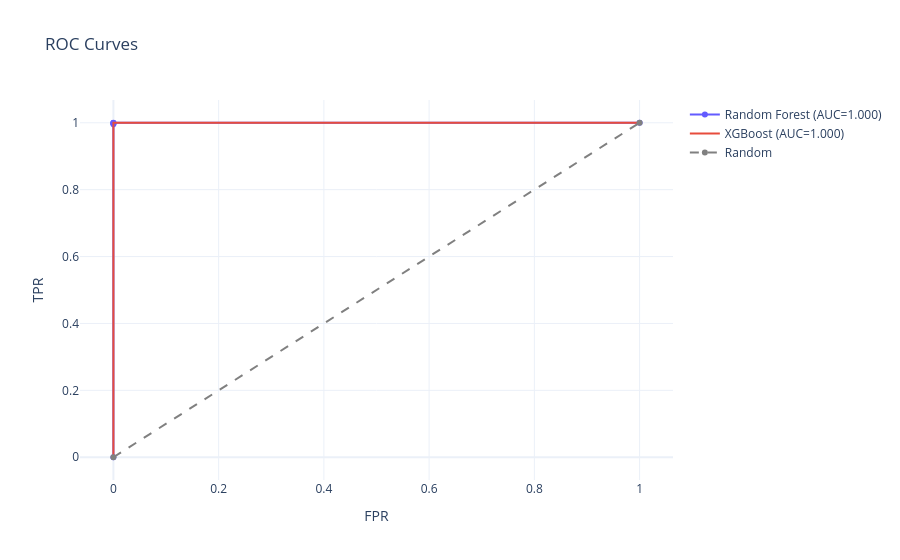

Notebook code cell kept with this figure:
### Code cell
# Plot f: ROC curves
fig = go.Figure()
for name, model, color in [('Random Forest', rf, PRIMARY), ('XGBoost', xgb, RISK)]:
    y_proba = model.predict_proba(X_test)[:,1]
    fpr, tpr, _ = roc_curve(y_test, y_proba)
    auc = roc_auc_score(y_test, y_proba)
    fig.add_trace(go.Scatter(x=fpr, y=tpr, name=f"{name} (AUC={auc:.3f})", line=dict(color=color)))
fig.add_trace(go.Scatter(x=[0,1], y=[0,1], name='Random', line=dict(dash='dash', color='gray')))
fig.update_layout(title='ROC Curves', xaxis_title='FPR', yaxis_title='TPR', template=TEMPLATE)
fig.show()

### Figure 1 — Plotly figure (JSON) as saved in the notebook; plotly's stock layout.template omitted (floating-point values rounded to 4 significant figures; data arrays with more than 128 entries replaced by an {"elided": "..."} marker saying what was removed)
{"data": [{"line": {"color": "#635BFF"}, "name": "Random Forest (AUC=1.000)", "type": "scatter", "x": [0.0, 0.0, 0.0, 0.0, 0.0, 1.0], "y": [0.0, 0.9954, 0.9985, 0.9995, 1.0, 1.0]}, {"line": {"color": "#E74C3C"}, "name": "XGBoost (AUC=1.000)", "type": "scatter", "x": {"elided": "147 float values"}, "y": {"elided": "147 float values"}}, {"line": {"color": "gray", "dash": "dash"}, "name": "Random", "type": "scatter", "x": [0, 1], "y": [0, 1]}], "layout": {"title": {"text": "ROC Curves"}, "xaxis": {"title": {"text": "FPR"}}, "yaxis": {"title": {"text": "TPR"}}}}
